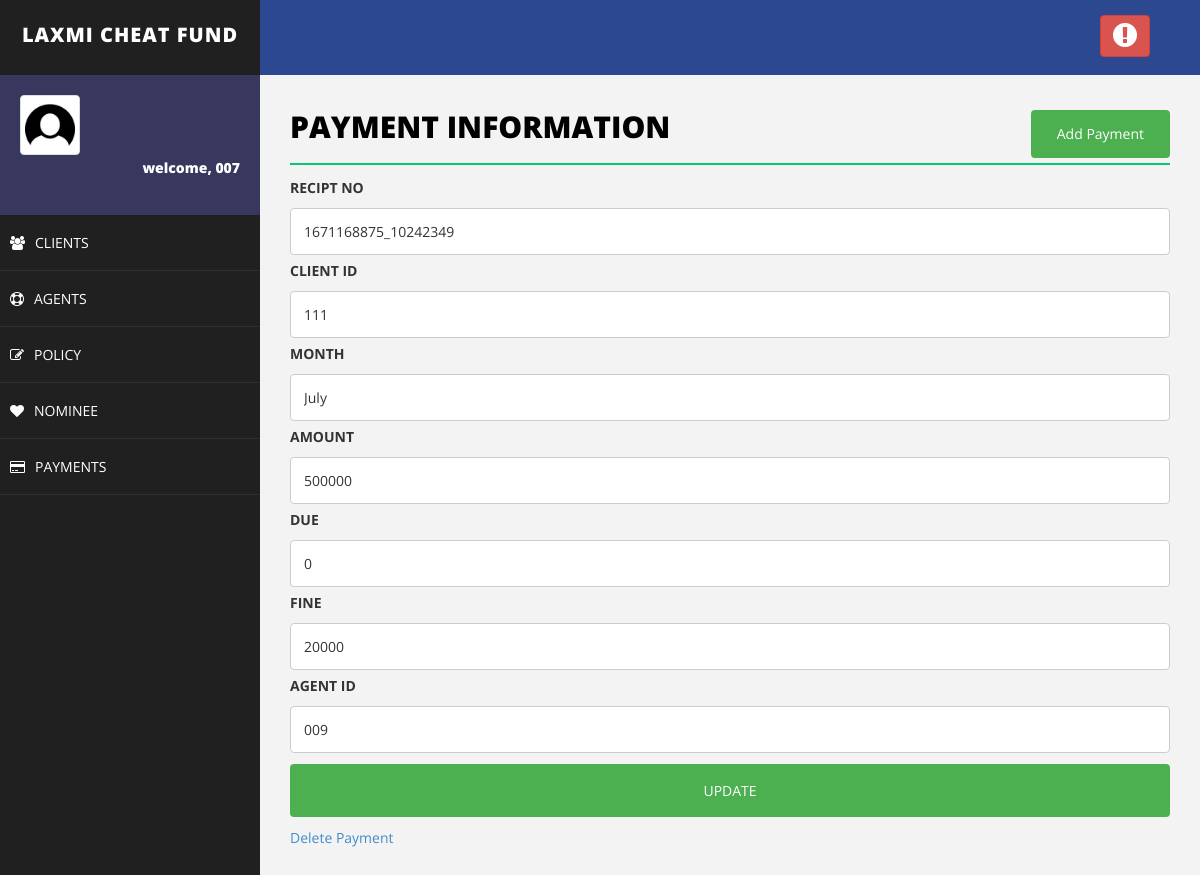
/editPayment.php?recipt_no=1671168875_10242349 (signed in), run on the app's committed database.
### tables this page shows
CREATE TABLE `payment` (
  `recipt_no` varchar(20) NOT NULL,
  `client_id` varchar(50) NOT NULL,
  `month` varchar(50) NOT NULL,
  `amount` varchar(50) NOT NULL,
  `due` varchar(50) NOT NULL,
  `fine` varchar(50) NOT NULL,
  `agent_id` varchar(30) NOT NULL
);

### editPayment.php (the view, shortened to what this page needs)
<!DOCTYPE html>
<html>
<head>
    <link href="assets/css/bootstrap.css" rel="stylesheet" />
    <link href="assets/css/font-awesome.css" rel="stylesheet" />
    <link href="assets/css/basic.css" rel="stylesheet" />
    <link href="assets/css/custom.css" rel="stylesheet" />
</head>
<body>
<?php include 'header.php';
?>
        <div id="page-wrapper">
                <div class="row">
                    <div class="col-md-12">
                        <h1 class="page-head-line">Payment Information
						<button class="btn" align="center">
						<a href="addPayment.php" class="btn">Add Payment</a>
						</button>
						</h1>
                    </div>
                </div>
<?php
include'connection.php';
	if($_SERVER["REQUEST_METHOD"] == "GET"){
		$recipt_no = $_GET["recipt_no"];
	}
	$sql = "SELECT recipt_no, client_id, month, amount, due, fine, agent_id from payment where recipt_no='$recipt_no'";
	$result = $conn->query($sql);
	echo "<div>\n";
	  echo '<form action="updatePayment.php" method="post">';
	while($row = $result->fetch_assoc()) {
		echo "<label for=\"fname\">RECIPT NO</label>";
	    echo "<input type=\"text\" recipt_no=\"fname\" name=\"recipt_no\" placeholder=\"Your recpit no..\" value=\"$row[recipt_no]\">";
		echo "<label for=\"fname\">CLIENT ID</label>";
	    echo "<input type=\"text\" recipt_no=\"fname\" name=\"client_id\" placeholder=\"Client Id..\" value=\"$row[client_id]\">";
		echo "<label for=\"fname\">MONTH</label>";
		echo "<input type=\"text\" recipt_no=\"fname\" name=\"month\" placeholder=\"Month..\" value=\"$row[month]\">";
		echo "<label for=\"fname\">AMOUNT</label>";
		echo "<input type=\"text\" recipt_no=\"fname\" name=\"amount\" placeholder=\"Amount..\" value=\"$row[amount]\">";
		echo "<label for=\"fname\">DUE</label>";
		echo "<input type=\"text\" recipt_no=\"fname\" name=\"due\" placeholder=\"Your Due..\" value=\"$row[due]\">";
		echo "<label for=\"fname\">FINE</label>";
		echo "<input type=\"text\" recipt_no=\"fname\" name=\"fine\" placeholder=\"Fine..\" value=\"$row[fine]\">";
		echo "<label for=\"fname\">AGENT ID</label>";
		echo "<input type=\"text\" recipt_no=\"fname\" name=\"agent_id\" placeholder=\"Agent Id..\" value=\"$row[agent_id]\">";
    }
	echo "<input type=\"submit\" value=\"UPDATE\">";
	echo "</form>\n";
	echo "<a href='deletePayment.php?recipt_no=".$recipt_no."'>Delete Payment</a>";
echo "</div>\n";
?>
        </div>
    </div>
</body>
</html>

### assets/css/basic.css (style rules this page uses)
body { font-family: 'Open Sans', sans-serif; line-height:25px; }
#page-wrapper { padding: 15px 15px; min-height: 600px; background: #F3F3F3; }
.page-head-line { font-size: 30px; text-transform: uppercase; color: #000; font-weight: 800; padding-bottom: 20px; border-bottom: 2px solid #00CA79; margin-bottom: 10px; }
@media (min-width:768px) { #page-wrapper { margin: 0 0 0 260px; padding: 15px 30px; min-height: 1200px; } }

### editPayment.php (style rules this page uses)
input[type=text], select { width: 100%; padding: 10px 13px; margin: 3px 0; display: inline-block; border: 1px solid #ccc; border-radius: 4px; box-sizing: border-box; }
input[type=submit] { width: 100%; background-color: #4CAF50; color: white; padding: 14px 20px; margin: 8px 0; border: none; border-radius: 4px; cursor: pointer; }
.btn { background-color: #4CAF50; float: right; color:white; text-decoration:none; }

### data on the page
payment: recipt_no "1671168875_10242349", client_id "111", month "July", amount "500000", due "0", fine "20000", agent_id "009"

### other printed values
$_SESSION["username"] "007"
